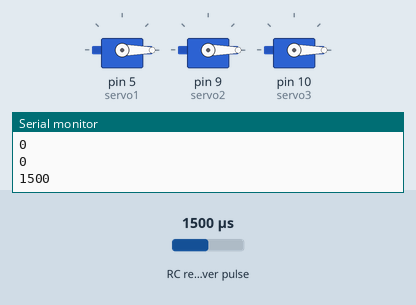
Simulated run of this sketch. Board: Arduino Uno, built with avr-gcc and run on an emulated ATmega328P. Shown: 3 × servo, the last lines printed to the serial monitor. Wiring (inferred from the names in the program): RC receiver channel: data pin 2. The inputs (shaded band) are chosen by the test bench; at power-on: RC receiver pulse 1500 µs.

Above: at 0.1 s.
At 1.1 s:
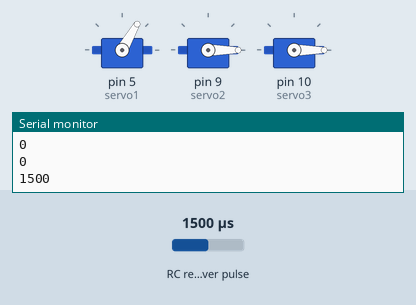
At 5.1 s:
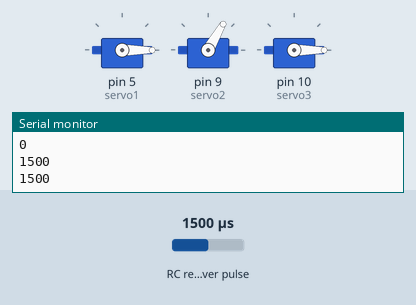
At 9.1 s:
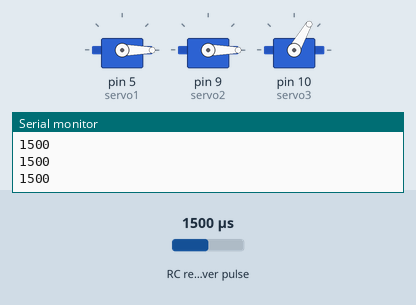
Timing chart, 0 to 11.5 s (numbered marks = the images above):
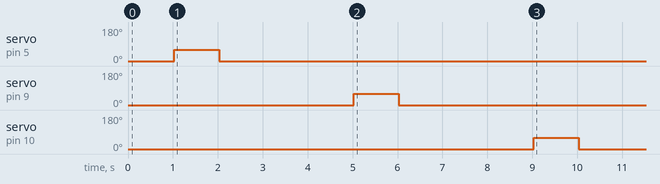

Measured:
- by itself, servo on pin 5 (servo1): 0° → 60° at 1.0 s, → 0° 1.0 s later
- by itself, servo on pin 9 (servo2): 0° → 60° at 5.0 s, → 0° 1.0 s later
- by itself, servo on pin 10 (servo3): 0° → 60° at 9.0 s, → 0° 1.0 s later

The sketch:

2_Servo_Trigger.ino
```cpp
#include <Servo.h>
#define RCPin 2


volatile long StartTime = 0;
volatile long CurrentTime = 0;
volatile long Pulses = 0;
int PulseWidth = 0;
int flag = 0;

Servo servo1;
Servo servo2;
Servo servo3;
int pos = 0;


void setup() {
  // put your setup code here, to run once:
  Serial.begin(9600);
  pinMode(RCPin, INPUT_PULLUP);
  attachInterrupt(digitalPinToInterrupt (RCPin), PulseTimer, CHANGE);
  servo1.attach(5);
  servo2.attach(9);
  servo3.attach(10);
  servo1.write(0);
  servo2.write(0);
  servo3.write(0);
}

void loop() {
  // put your main code here, to run repeatedly:
  if (Pulses < 2000){
    PulseWidth = Pulses;
  }
  //Serial.println(PulseWidth);
  Serial.println(PulseWidth);
  if (PulseWidth == 1500){
    flag +=1;
    delay(1000);
    switch(flag){
      case 1:
         Servo1();
         delay(1000);
         break;

      case 2:
         Servo2();
         delay(1000);
         break;


      case 3:
         Servo3();
         delay(1000);
         break;
   }
   //delay(1000);
  }
}

void PulseTimer (){
  CurrentTime = micros();
  if(CurrentTime > StartTime){
     Pulses = CurrentTime - StartTime;
     StartTime = CurrentTime;
  }
}

void Servo1(){
    servo1.write(60);
    delay(1000);
    servo1.write(0);
    delay(1000);
}

void Servo2(){
    servo2.write(60);
    delay(1000);
    servo2.write(0);
    delay(1000);
}


void Servo3(){
    servo3.write(60);
    delay(1000);
    servo3.write(0);
    delay(1000);
}
```
